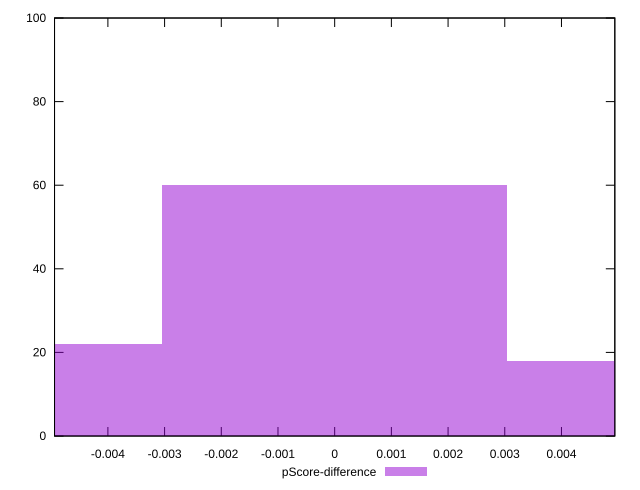

The gnuplot source for this figure:
reset

$pScoreDifference <<EOF
-0.006076713305271036 22
0 60
0.006076713305271036 18
EOF

set key outside below
set boxwidth 0.006076713305271036
set xrange [-0.004941176470588227:0.004941176470588282]
set yrange [0:100]
set trange [0:100]
set style fill transparent solid 0.5 noborder
set terminal svg size 640, 490 enhanced background rgb 'white'
set output "reprap/render-blocking-resources/samples/pages+cached+noexternal/pScore-difference/histogram.svg"

plot $pScoreDifference title "pScore-difference" with boxes

reset
